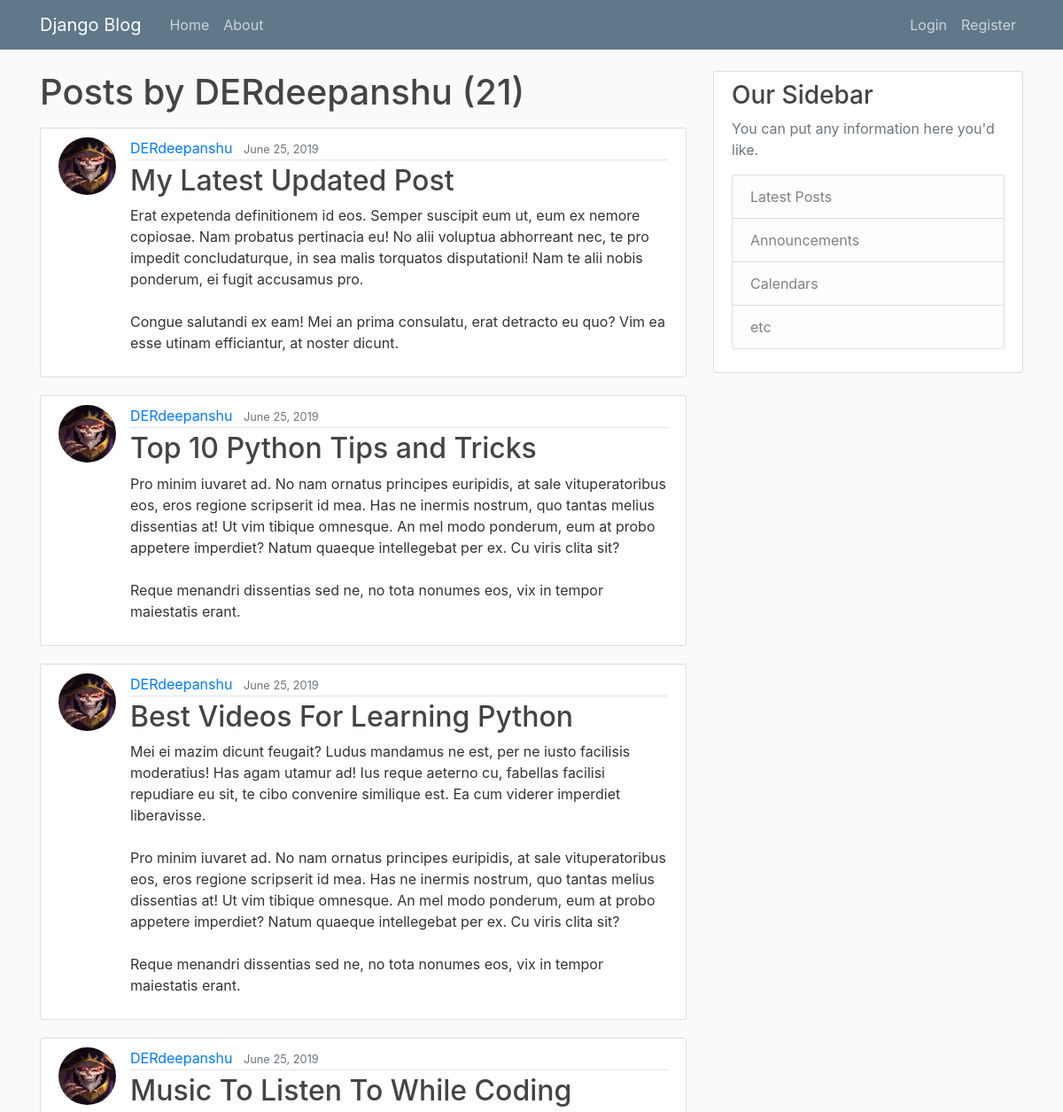
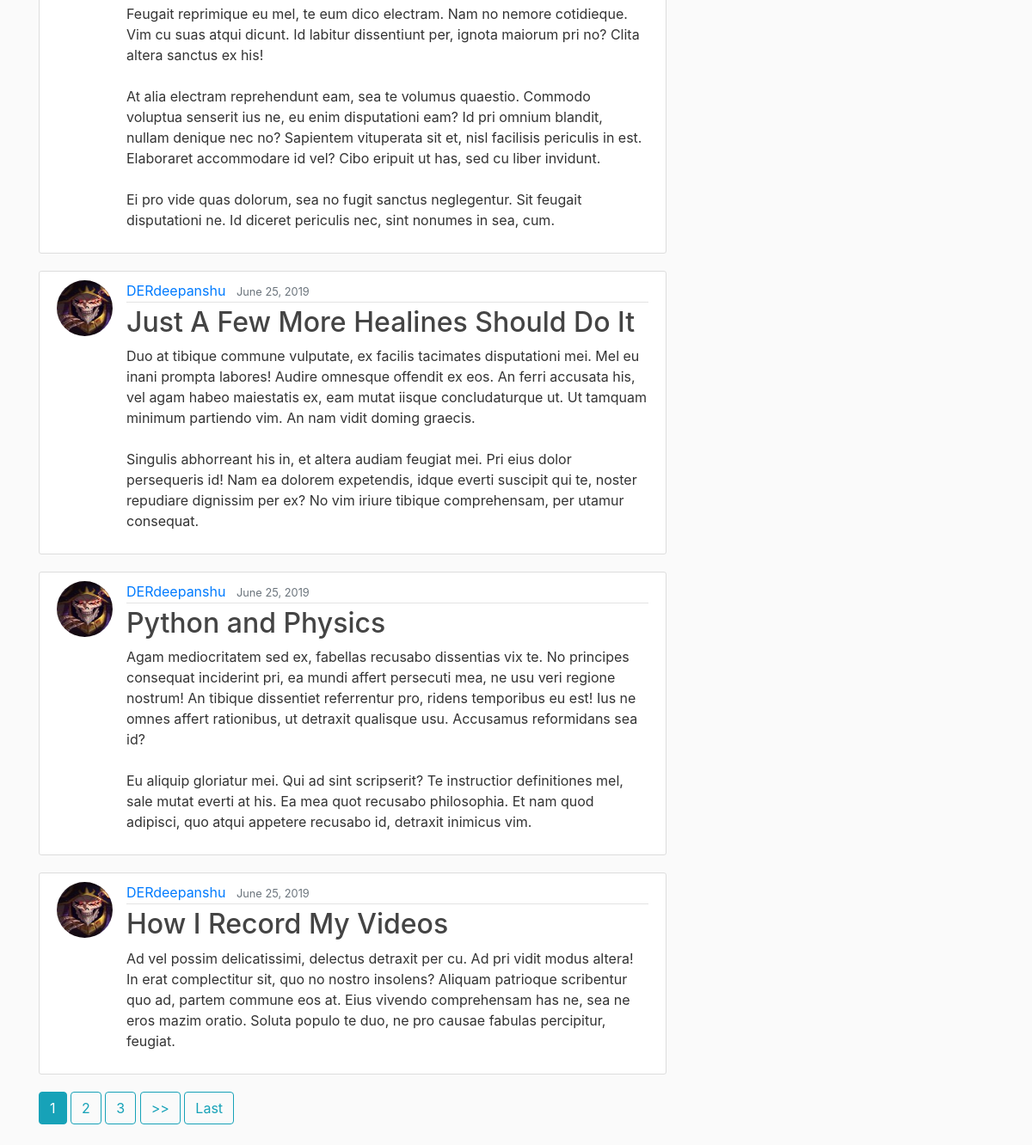
The app's page /user/DERdeepanshu with its own data (2 pictures, top to bottom).
### blog/models.py (models this page shows, shortened)
class Post(models.Model):
	title = models.CharField(max_length=100)
	content = models.TextField()
	date_posted = models.DateTimeField(default=timezone.now)
	author = models.ForeignKey(User, on_delete=models.CASCADE)

### users/models.py (models this page shows, shortened)
class Profile(models.Model):
	user = models.OneToOneField(User, on_delete=models.CASCADE)
	image = models.ImageField(default='default.jpg', upload_to='profile_pics')

### blog/views.py (the view)
# urls.py: path('user/<str:username>', UserPostListView.as_view(), name='user-posts'),
class UserPostListView(ListView):
	model = Post
	template_name = 'blog/user_posts.html'
	context_object_name = 'posts'
	ordering = ['-date_posted']
	paginate_by = 7
	def get_queryset(self):
		user = get_object_or_404(User, username=self.kwargs.get('username'))
		return Post.objects.filter(author=user).order_by('-date_posted')

### blog/templates/blog/user_posts.html (shortened to what this page needs)
{% extends "blog/base.html" %}
{% block content%}
	<h1 class="mb-3"> Posts by {{ view.kwargs.username }} ({{ page_obj.paginator.count }}) </h1>
	{% for post in posts %}
		<article class="media content-section">
			<img src="{{ post.author.profile.image.url }}" class="rounded-circle article-img">
		  <div class="media-body">
		    <div class="article-metadata">
		      <a class="mr-2" href="{% url 'user-posts' post.author.username%}">{{ post.author }}</a>
		      <small class="text-muted">{{ post.date_posted|date:"F d, Y" }}</small>
		    </div>
		    <h2><a class="article-title" href="{% url 'post-detail' post.id%}">{{ post.title }}</a></h2>
		    <p class="article-content">{{ post.content }}</p>
		  </div>
		</article>
	{%endfor%}
	{% if is_paginated %}
		{% for num in page_obj.paginator.page_range %}
			{% if page_obj.number == num %}
				<a href="?page={{ num }}" class="btn btn-info mb-4"> {{ num }} </a>
			{% elif num > page_obj.number|add:'-3' and num < page_obj.number|add:'3' %}
				<a href="?page={{ num }}" class="btn btn-outline-info mb-4"> {{ num }} </a>
			{% endif %}
		{% endfor %}
		{% if page_obj.has_next %}
			<a href="?page={{ page_obj.next_page_number }}" class="btn btn-outline-info mb-4"> >> </a>
			<a href="?page={{ page_obj.paginator.num_pages }}" class="btn btn-outline-info mb-4"> Last </a>
		{% endif %}
	{% endif %}
{% endblock content%}

### blog/templates/blog/base.html (shortened to what this page needs)
{% load static %}
<!DOCTYPE html>
<html>
<head>
    <link rel="stylesheet" href="https://maxcdn.bootstrapcdn.com/bootstrap/4.0.0/css/bootstrap.min.css">
    <link rel="stylesheet" type="text/css" href="{% static 'blog/main.css' %}">
</head>
<body>
	<header class="site-header">
	  <nav class="navbar navbar-expand-md navbar-dark bg-steel fixed-top">
	    <div class="container">
	      <a class="navbar-brand mr-4" href="{% url 'blog-home' %}">Django Blog</a>
	      <div class="collapse navbar-collapse" id="navbarToggle">
	        <div class="navbar-nav mr-auto">
	          <a class="nav-item nav-link" href="{% url 'blog-home' %}">Home</a>
	          <a class="nav-item nav-link" href="{% url 'blog-about' %}">About</a>
	        </div>
	        <div class="navbar-nav">
	        	{% if user.is_authenticated %}
	        		<a class="nav-item nav-link" href="{% url 'post-create' %}"> +new post </a>
	        		<a class="nav-item nav-link" href="{% url 'profile' %}"> {{ user.username }} </a>
	        		<a class="nav-item nav-link" href="{% url 'logout' %}">Logout</a>
	        	{% else %}
	          		<a class="nav-item nav-link" href="{% url 'login' %}">Login</a>
	          		<a class="nav-item nav-link" href="{% url 'register' %}">Register</a>
	          	{% endif %}
	        </div>
	      </div>
	    </div>
	  </nav>
	</header>
	<main role="main" class="container">
	  <div class="row">
	    <div class="col-md-8">
	      	{% block content %}{% endblock %}
	    </div>
	    <div class="col-md-4">
	      <div class="content-section">
	        <h3>Our Sidebar</h3>
	        <p class='text-muted'>You can put any information here you'd like.
	          <ul class="list-group">
	            <li class="list-group-item list-group-item-light">Latest Posts</li>
	            <li class="list-group-item list-group-item-light">Announcements</li>
	            <li class="list-group-item list-group-item-light">Calendars</li>
	            <li class="list-group-item list-group-item-light">etc</li>
	          </ul>
	        </p>
	      </div>
	    </div>
	  </div>
	</main>
</body>
</html>

### blog/static/blog/main.css (style rules this page uses)
body { background: #fafafa; color: #333333; margin-top: 5rem; }
h1, h2, h3, h4, h5, h6 { color: #444444; }
ul { margin: 0; }
.bg-steel { background-color: #5f788a; }
.site-header .navbar-nav .nav-link { color: #cbd5db; }
.content-section { background: #ffffff; padding: 10px 20px; border: 1px solid #dddddd; border-radius: 3px; margin-bottom: 20px; }
.article-title { color: #444444; }
.article-content { white-space: pre-line; }
.article-img { height: 65px; width: 65px; margin-right: 16px; }
.article-metadata { padding-bottom: 1px; margin-bottom: 4px; border-bottom: 1px solid #e3e3e3 }

### records on screen
Post: author.profile.image (picture), author "DERdeepanshu", date_posted "June 25, 2019", title "My Latest Updated Post", content "Erat expetenda definitionem id eos. Semper suscipit eum ut, eum ex nemore copiosae. Nam probatus pertinacia eu! No alii voluptua abhorreant nec, te pro impedit concludaturque, in sea malis torquatos disputationi! Nam te alii nobis ponderum, ei fugit accusamus pro. Congue salutandi ex eam! Mei an prima consulatu, erat detracto eu quo? Vim ea esse utinam efficiantur, at noster dicunt."
Post: author.profile.image (picture), author "DERdeepanshu", date_posted "June 25, 2019", title "Top 10 Python Tips and Tricks", content "Pro minim iuvaret ad. No nam ornatus principes euripidis, at sale vituperatoribus eos, eros regione scripserit id mea. Has ne inermis nostrum, quo tantas melius dissentias at! Ut vim tibique omnesque. An mel modo ponderum, eum at probo appetere imperdiet? Natum quaeque intellegebat per ex. Cu viris clita sit? Reque menandri dissentias sed ne, no tota nonumes eos, vix in tempor maiestatis erant."
Post: author.profile.image (picture), author "DERdeepanshu", date_posted "June 25, 2019", title "Best Videos For Learning Python", content "Mei ei mazim dicunt feugait? Ludus mandamus ne est, per ne iusto facilisis moderatius! Has agam utamur ad! Ius reque aeterno cu, fabellas facilisi repudiare eu sit, te cibo convenire similique est. Ea cum viderer imperdiet liberavisse. Pro minim iuvaret ad. No nam ornatus principes euripidis, at sale vituperatoribus eos, eros regione scripserit id mea. Has ne inermis nostrum, quo tantas melius dissentias at! Ut vim tibique omnesque. An mel modo ponderum, eum at probo appetere imperdiet? Natum quaeque intellegebat per ex. Cu viris clita sit? Reque menandri dissentias sed ne, no tota nonumes eos, vix in tempor maiestatis erant."
Post: author.profile.image (picture), author "DERdeepanshu", date_posted "June 25, 2019", title "Music To Listen To While Coding", content "Feugait reprimique eu mel, te eum dico electram. Nam no nemore cotidieque. Vim cu suas atqui dicunt. Id labitur dissentiunt per, ignota maiorum pri no? Clita altera sanctus ex his! At alia electram reprehendunt eam, sea te volumus quaestio. Commodo voluptua senserit ius ne, eu enim disputationi eam? Id pri omnium blandit, nullam denique nec no? Sapientem vituperata sit et, nisl facilisis periculis in est. Elaboraret accommodare id vel? Cibo eripuit ut has, sed cu liber invidunt. Ei pro vide quas dolorum, sea no fugit sanctus neglegentur. Sit feugait disputationi ne. Id diceret periculis nec, sint nonumes in sea, cum."
Post: author.profile.image (picture), author "DERdeepanshu", date_posted "June 25, 2019", title "Just A Few More Healines Should Do It", content "Duo at tibique commune vulputate, ex facilis tacimates disputationi mei. Mel eu inani prompta labores! Audire omnesque offendit ex eos. An ferri accusata his, vel agam habeo maiestatis ex, eam mutat iisque concludaturque ut. Ut tamquam minimum partiendo vim. An nam vidit doming graecis. Singulis abhorreant his in, et altera audiam feugiat mei. Pri eius dolor persequeris id! Nam ea dolorem expetendis, idque everti suscipit qui te, noster repudiare dignissim per ex? No vim iriure tibique comprehensam, per utamur consequat."
Post: author.profile.image (picture), author "DERdeepanshu", date_posted "June 25, 2019", title "Python and Physics", content "Agam mediocritatem sed ex, fabellas recusabo dissentias vix te. No principes consequat inciderint pri, ea mundi affert persecuti mea, ne usu veri regione nostrum! An tibique dissentiet referrentur pro, ridens temporibus eu est! Ius ne omnes affert rationibus, ut detraxit qualisque usu. Accusamus reformidans sea id? Eu aliquip gloriatur mei. Qui ad sint scripserit? Te instructior definitiones mel, sale mutat everti at his. Ea mea quot recusabo philosophia. Et nam quod adipisci, quo atqui appetere recusabo id, detraxit inimicus vim."
Post: author.profile.image (picture), author "DERdeepanshu", date_posted "June 25, 2019", title "How I Record My Videos", content "Ad vel possim delicatissimi, delectus detraxit per cu. Ad pri vidit modus altera! In erat complectitur sit, quo no nostro insolens? Aliquam patrioque scribentur quo ad, partem commune eos at. Eius vivendo comprehensam has ne, sea ne eros mazim oratio. Soluta populo te duo, ne pro causae fabulas percipitur, feugiat."

### other values on screen
{{ view.kwargs.username }} "DERdeepanshu"
{{ page_obj.paginator.count }} "21"
{{ num }} "1"
{{ num }} "2" "3"
